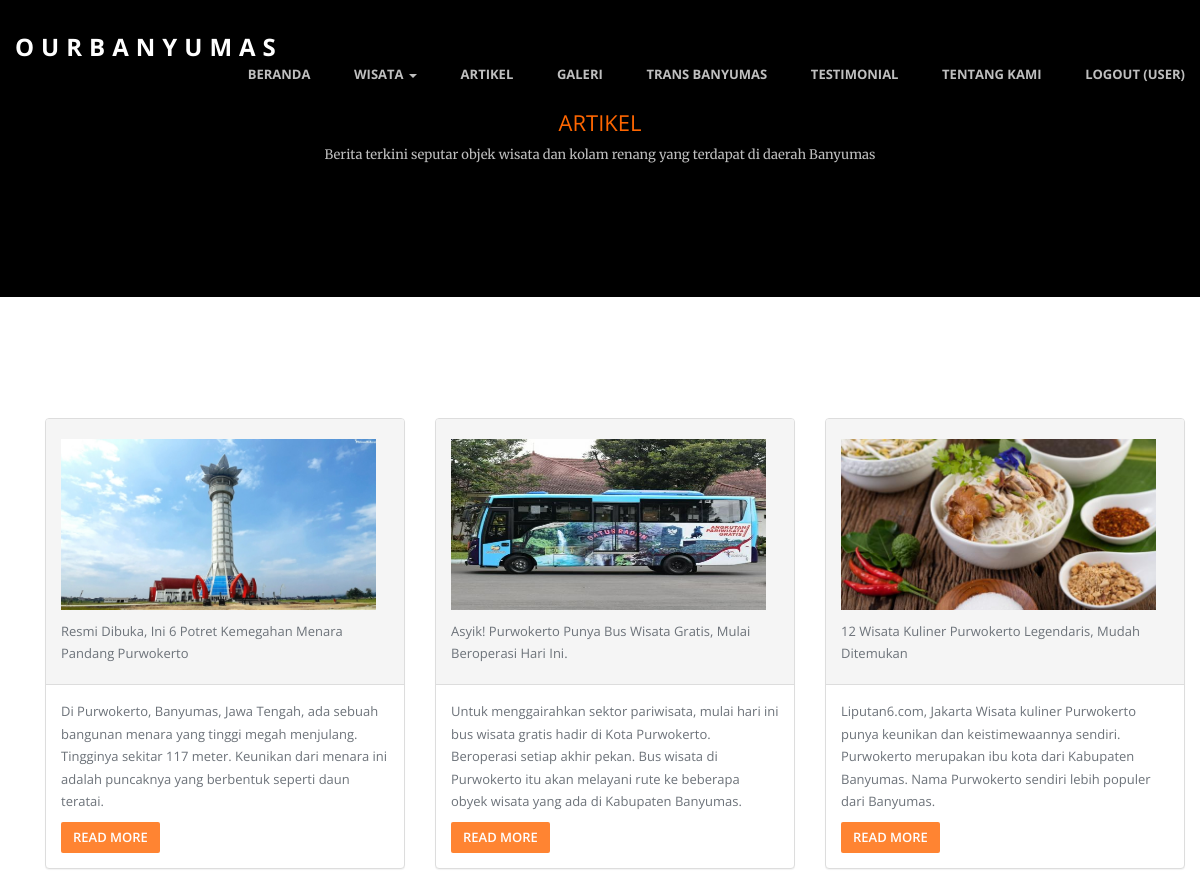
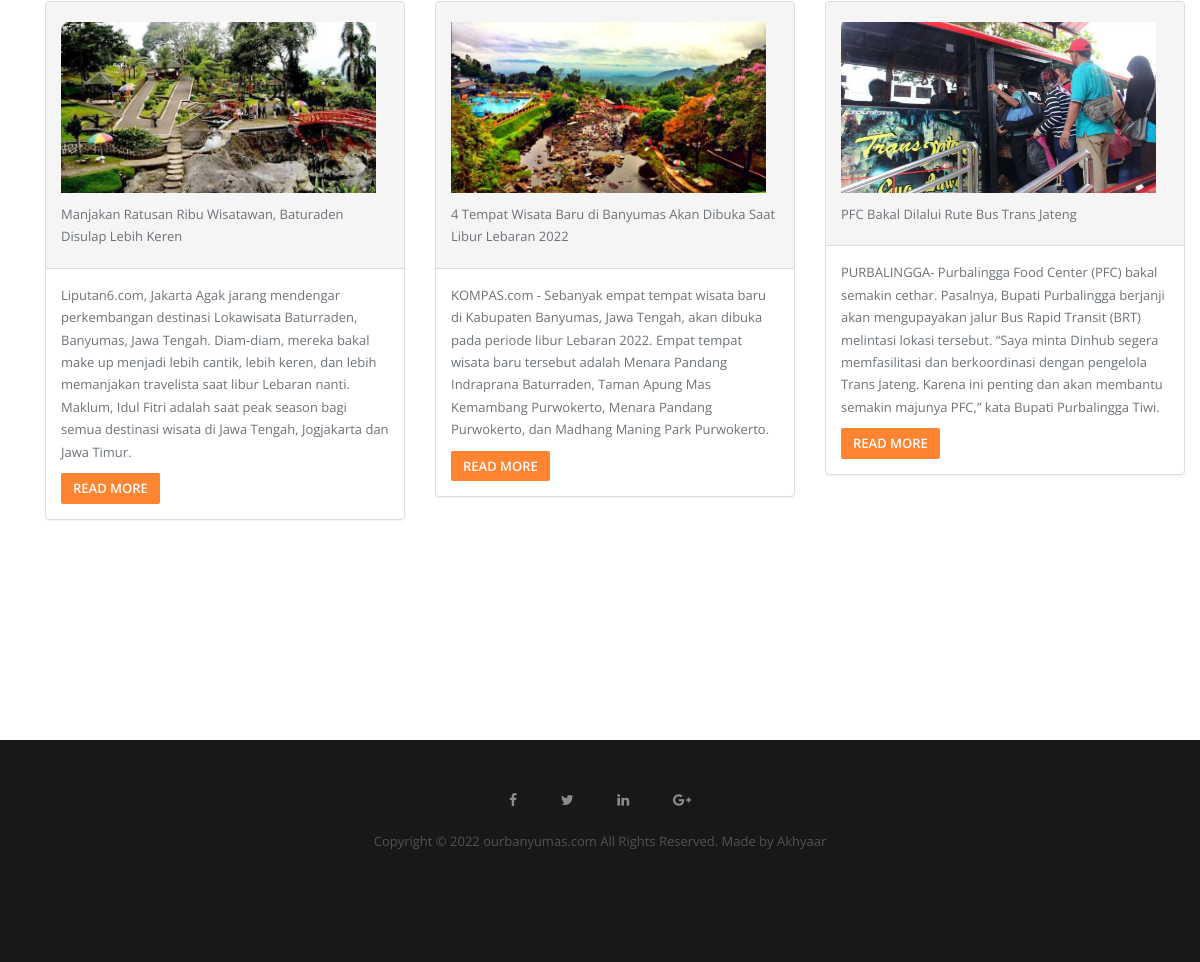
Page /artikel.php (signed in) on the committed database (2 pictures, top to bottom).
### tables this page shows
CREATE TABLE `artikel` (
  `id` int(100) NOT NULL,
  `judul` varchar(400) NOT NULL,
  `keterangan` varchar(500) NOT NULL,
  `url` varchar(250) NOT NULL,
  `foto` varchar(200) NOT NULL
);

### artikel.php (the view, shortened to what this page needs)
<!doctype html>
<html class="no-js" lang="">
<head>
  <link rel="stylesheet" href="css/bootstrap.min.css">
  <link rel="stylesheet" href="css/flexslider.css">
  <link rel="stylesheet" href="css/jquery.fancybox.css">
  <link rel="stylesheet" href="css/main.css">
  <link rel="stylesheet" href="css/responsive.css">
  <link rel="stylesheet" href="css/font-icon.css">
  <link rel="stylesheet" href="css/animate.min.css">
  <link rel="stylesheet" href="https://maxcdn.bootstrapcdn.com/font-awesome/4.4.0/css/font-awesome.min.css">
</head>
<body>
  <section>
    <header id="header">
      <div class="header-content clearfix"> <a class="logo" href="index.php">OurBanyumas</a>
        <nav class="navigation" role="navigation">
          <ul class="primary-nav">
            <li><a href="index.php">Beranda</a></li>
            <li class="dropdown">
              <a href="#" class="dropdown-toggle" data-toggle="dropdown">Wisata <b class="caret"></b></a>
            </li>
            <li><a href="artikel.php">Artikel</a></li>
            <li><a href="galeri.php">Galeri</a></li>
            <li><a href="transbanyumas.php">Trans Banyumas</a></li>
            <li><a href="testimonial.php">Testimonial</a></li>
            <li><a href="tentang.php">Tentang Kami</a></li>
            <?php
            if (!isset($_SESSION['is_login'])) {
            ?>
              <li>
                <a href="login.php">Login</a>
              </li>
            <?php } else { ?>
              <li>
                <a href="akunuser.php?logoutSubmit=1" class="logout">Logout (<?= $_SESSION['namauser']; ?>)</a>
              </li><?php } ?>
          </ul>
        </nav>
      </div>
    </header>
  </section>
  <section id="intro" class="section intro">
    <div class="container">
      <div class="col-md-8 col-md-offset-2 text-center">
        <?php
        if (!isset($_SESSION['admin'])) {
        ?>
          <h6>ARTIKEL</h6>
          <p>Berita terkini seputar objek wisata dan kolam renang yang terdapat di daerah Banyumas</p>
          <br>
        <?php } else { ?>
          <h6>ARTIKEL</h6>
          <br>
          </li>
        <?php } ?>
      </div>
    </div>
  </section>
  <section id="services" class="services service-section">
    <div class="container">
      <div class="container">
        <div class="row">
          <div class="col-lg-12">
          </div>
          <?php
          include "koneksi.php";
          $query = "SELECT * FROM artikel";
          $sql = mysqli_query($connect, $query);
          while ($data = mysqli_fetch_array($sql)) {
          ?>
            <div class="col-md-4">
              <div class="panel panel-default">
                <div class="panel-heading">
                  <h4><?php echo "<td align='center'><img src='images/foto/" . $data['foto'] . "' width='315' height='171' ></td>"; ?></h4>
                  <p> <?php echo "" . $data['judul'] . ""; ?></p>
                </div>
                <div class="panel-body">
                  <p> <?php echo "" . $data['keterangan'] . ""; ?></p>
                  <a <?php echo "href=" . $data['url'] . ""; ?> class="btn btn-default">Read More</a>
                </div>
              </div>
            </div>
          <?php
          }
          ?>
        </div>
      </div>
  </section>
  <section id="services" class="services service-section">
  </section>
  <footer class="footer">
    <div class="footer-top section">
      <div class="container" align="center">
        <div class="row">
          <a style="padding:20px" ; href="#"><i class="fa fa-facebook"></i></a>
          <a style="padding:20px" ; href="#"><i class="fa fa-twitter"></i></a>
          <a style="padding:20px" ; href="#"><i class="fa fa-linkedin"></i></a>
          <a style="padding:20px" ; href="#"><i class="fa fa-google-plus"></i></a>
          <br>
          <br>
          <p>Copyright © 2022 ourbanyumas.com All Rights Reserved. Made by Akhyaar</p>
        </div>
      </div>
    </div>
  </footer>
</body>
</html>

### css/main.css (style rules this page uses)
p { font-size: 13px; line-height: 22.4px; color: #6c7279; }
h4 { font-size: 22px; color: #2d3033; font-weight: 400; }
h6 { font-size: 22px; color: #F60; font-weight: 400; }
.btn { background-color: #F60; color: #fff; font-size: 13px; font-weight: 600; border: 0; -moz-border-radius: 2px; -webkit-border-radius: 2px; border-radius: 2px; display: inline-block; text-transform: uppercase; opacity:0.8; }
a { color: #e84545; }
body { font-family: "Open Sans", Arial, sans-serif; font-weight: 400; color: #6c7279; }
ul, ol { margin: 0; padding: 0; }
ul li { list-style: none; }
.section { padding: 100px 0; }
#header { position: fixed; width: 100%; z-index: 999; }
#header .header-content { margin: 0 auto; max-width: 1170px; padding: 30px 0; width: 100%; -moz-transition: padding 0.3s; -o-transition: padding 0.3s; -webkit-transition: padding 0.3s; transition: padding 0.3s; }
#header .logo { float: left; font-size:24px; font-weight:700; color:#fff; text-decoration:none; text-transform:uppercase; letter-spacing:7px; }
.navigation { float: right; }
.navigation li { display: inline-block; }
.navigation a { color: rgba(255, 255, 255, 0.75); font-size: 13px; font-weight: 700; margin-left: 40px; text-transform: uppercase; }
.intro { background-color: #000; }
.intro p { font-family: "Merriweather", Arial, sans-serif; color: rgba(255, 255, 255, 0.75); font-weight: 400; }
.service-section { padding-top: 100px; }
.services { margin-bottom: 50px; }
.footer { text-align: left; }
.footer-top { background-color: #181818; padding-top: 50px; }
.footer p { color: rgba(255, 255, 255, 0.25); }
.footer a { color: rgba(255, 255, 255, 0.50); }

### rows in the picture
artikel: foto (picture), judul "Resmi Dibuka, Ini 6 Potret Kemegahan Menara Pandang Purwokerto", keterangan "Di Purwokerto, Banyumas, Jawa Tengah, ada sebuah bangunan menara yang tinggi megah menjulang. Tingginya sekitar 117 meter. Keunikan dari menara ini adalah puncaknya yang berbentuk seperti daun teratai."
artikel: foto (picture), judul "Asyik! Purwokerto Punya Bus Wisata Gratis, Mulai Beroperasi Hari Ini.", keterangan "Untuk menggairahkan sektor pariwisata, mulai hari ini bus wisata gratis hadir di Kota Purwokerto. Beroperasi setiap akhir pekan. Bus wisata di Purwokerto itu akan melayani rute ke beberapa obyek wisata yang ada di Kabupaten Banyumas."
artikel: foto (picture), judul "12 Wisata Kuliner Purwokerto Legendaris, Mudah Ditemukan", keterangan "Liputan6.com, Jakarta Wisata kuliner Purwokerto punya keunikan dan keistimewaannya sendiri. Purwokerto merupakan ibu kota dari Kabupaten Banyumas. Nama Purwokerto sendiri lebih populer dari Banyumas."
artikel: foto (picture), judul "Manjakan Ratusan Ribu Wisatawan, Baturaden Disulap Lebih Keren", keterangan "Liputan6.com, Jakarta Agak jarang mendengar perkembangan destinasi Lokawisata Baturraden, Banyumas, Jawa Tengah. Diam-diam, mereka bakal make up menjadi lebih cantik, lebih keren, dan lebih memanjakan travelista saat libur Lebaran nanti. Maklum, Idul Fitri adalah saat peak season bagi semua destinasi wisata di Jawa Tengah, Jogjakarta dan Jawa Timur."
artikel: foto (picture), judul "4 Tempat Wisata Baru di Banyumas Akan Dibuka Saat Libur Lebaran 2022", keterangan "KOMPAS.com - Sebanyak empat tempat wisata baru di Kabupaten Banyumas, Jawa Tengah, akan dibuka pada periode libur Lebaran 2022. Empat tempat wisata baru tersebut adalah Menara Pandang Indraprana Baturraden, Taman Apung Mas Kemambang Purwokerto, Menara Pandang Purwokerto, dan Madhang Maning Park Purwokerto."
artikel: foto (picture), judul "PFC Bakal Dilalui Rute Bus Trans Jateng", keterangan "PURBALINGGA- Purbalingga Food Center (PFC) bakal semakin cethar. Pasalnya, Bupati Purbalingga berjanji akan mengupayakan jalur Bus Rapid Transit (BRT) melintasi lokasi tersebut. “Saya minta Dinhub segera memfasilitasi dan berkoordinasi dengan pengelola Trans Jateng. Karena ini penting dan akan membantu semakin majunya PFC,” kata Bupati Purbalingga Tiwi."

### other values in the picture
$_SESSION['namauser'] "USER"
